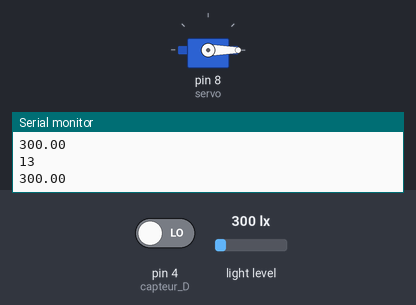
The sketch below on a simulated Arduino Uno, built with avr-gcc and run on an emulated ATmega328P. On the bench: servo, the last lines printed to the serial monitor. The inputs (shaded band) are chosen by the test bench; at power-on: pin 4 (capteur_D) LOW, light level 300 lx. The local clock reads 2024-03-15 10:24:30 at power-on unless the sketch sets it.

Above: at 3.2 s.
3.3 s: pin 4 (capteur_D) driven HIGH
At 5.2 s:
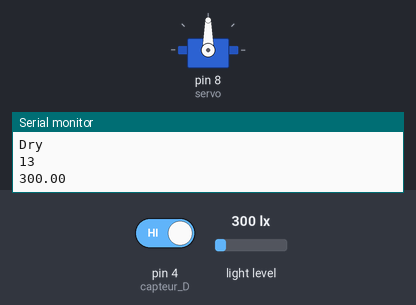
5.5 s: pin 4 (capteur_D) driven LOW
At 7.2 s:
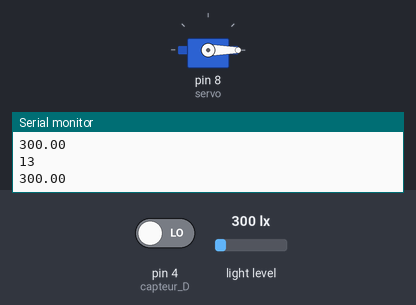
Timing chart, 0 to 8.7 s (numbered marks = the images above; inputs shaded):
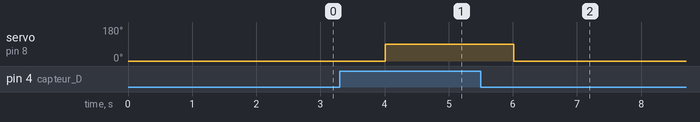

The sketch:

MainV2.ino
```cpp
#include <DS3231.h>
#include <Wire.h>
#include <BH1750.h>
#include <Servo.h>

//Constructor Rain Sensor
const int capteur_D = 4;
const int capteur_A = A0;

//RTC
DS3231 rtc(SDA, SCL);

//Light Intensity
BH1750 lightMeter;

//Servo
Servo servo;

void setup() {
  //Rain Sensor
  pinMode(capteur_D, INPUT);
  pinMode(capteur_A, INPUT);

  Serial.begin(9600);

  //Setting Time for RTC
  rtc.begin();
  rtc.setTime(13, 59, 50);

  //Begin detecting light
  Wire.begin();
  lightMeter.begin();

  //Servo
  servo.attach(8);
  servo.write(0);
  delay(2000);
}

void loop() {
  float lux = lightMeter.readLightLevel(); //baca dari lightsensor

  String stringWaktu = rtc.getTimeStr(); //ambil waktu dari rtc
  String convertWaktu = stringWaktu.substring(0,2); //ambil string jam
  int IntJam = convertWaktu.toInt();
  Serial.println(IntJam);
  Serial.println(lux);

  delay (1000); //delay

  if(IntJam > 6 && IntJam < 19 ){ //Ketika siang buka
        if(lux < 15000 && digitalRead(capteur_D) == HIGH){ //ketika gelap && gk hujan = buka
            Serial.println("Dry");
            servo.write(90);
        }
        else{
            servo.write(0);
        }
    }
     else{ //else tutup
        servo.write(0);
    }
}
```

Measured:
- after the input at 3.3 s, servo on pin 8 (servo): 0° → 90° after 0.71 s
- after the input at 5.5 s, servo on pin 8 (servo): 90° → 0° after 0.52 s
